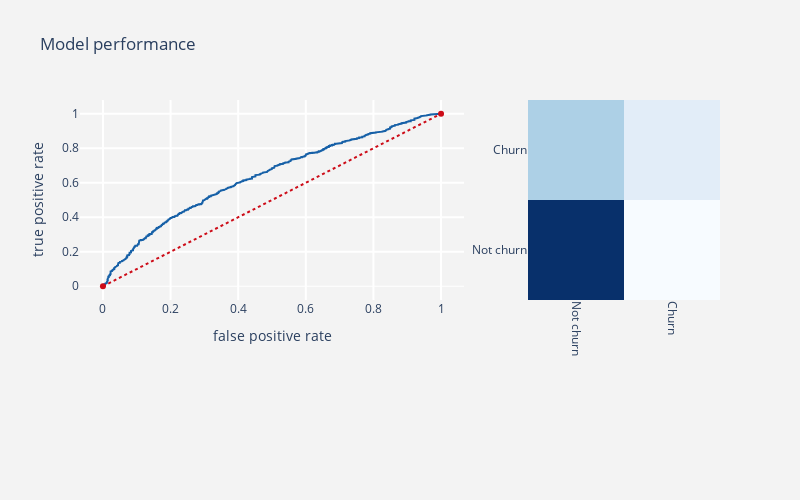

The notebook cell this image was saved under:
### Markdown cell above
### AdaBoost

### Code cell
adb = AdaBoostClassifier(
    DecisionTreeClassifier(max_depth=1),
    n_estimators=200
)

prediction_alg(adb,train_x,test_x,train_y,test_y)

### Figure 1 — Plotly figure (JSON) as saved in the notebook; plotly's stock layout.template omitted (floating-point values rounded to 4 significant figures; data arrays with more than 128 entries replaced by an {"elided": "..."} marker saying what was removed)
{"data": [{"line": {"color": "rgb(22, 96, 167)", "width": 2}, "name": "Roc : 0.5959292693541737", "type": "scatter", "x": {"elided": "910 float values"}, "y": {"elided": "910 float values"}}, {"line": {"color": "rgb(205, 12, 24)", "dash": "dot", "width": 2}, "type": "scatter", "x": [0, 1], "y": [0, 1]}, {"colorscale": [[0, "rgb(247,251,255)"], [0.125, "rgb(222,235,247)"], [0.25, "rgb(198,219,239)"], [0.375, "rgb(158,202,225)"], [0.5, "rgb(107,174,214)"], [0.625, "rgb(66,146,198)"], [0.75, "rgb(33,113,181)"], [0.875, "rgb(8,81,156)"], [1, "rgb(8,48,107)"]], "name": "matrix", "showscale": false, "type": "heatmap", "x": ["Not churn", "Churn"], "xaxis": "x2", "y": ["Not churn", "Churn"], "yaxis": "y2", "z": [[937, 256], [479, 328]]}], "layout": {"autosize": false, "height": 500, "margin": {"b": 200}, "paper_bgcolor": "rgb(243,243,243)", "plot_bgcolor": "rgb(243,243,243)", "showlegend": false, "title": {"text": "Model performance"}, "width": 800, "xaxis": {"domain": [0, 0.6], "gridcolor": "rgb(255, 255, 255)", "gridwidth": 2, "ticklen": 5, "title": {"text": "false positive rate"}}, "xaxis2": {"domain": [0.7, 1], "gridcolor": "rgb(255, 255, 255)", "tickangle": 90}, "yaxis": {"gridcolor": "rgb(255, 255, 255)", "gridwidth": 2, "ticklen": 5, "title": {"text": "true positive rate"}, "zerolinewidth": 1}, "yaxis2": {"anchor": "x2", "gridcolor": "rgb(255, 255, 255)"}}}
